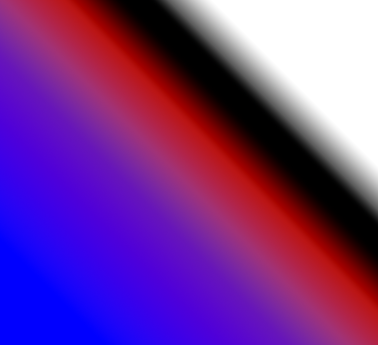
#> input picture bol.png, 378 x 345 px
$ python another.py
#> lines starting #> are read from the running program, lines starting #| are printed output that depends on the picture
#> in process_one, bgr is the input picture: shape (345, 378, 3); mean B, G, R 144.6, 52.3, 117.5
"""
gmm_cluster_view.py
───────────────────
Visualise colour clusters that are *consistent* across two images.

EDIT ONLY:
    IMG_A, IMG_B          – paths to your two images
    K                     – set to an int if you want a fixed #components
                            leave None for automatic BIC selection (3-8)
"""

import cv2
import numpy as np
import matplotlib.pyplot as plt
from matplotlib.colors import ListedColormap
from sklearn.mixture import GaussianMixture
from pathlib import Path

# ── user-editable paths & options ────────────────────────────────────────────
IMG_A = "bol.png"
IMG_B = "bol2.png"
WHITE_BALANCE = False # gray-world WB; set False if already colour-corrected
SAT_THRESH    = 5          # discard pixels whose chroma < this (Lab units)
K             = None       # None → choose k by BIC over 3-8; else int
K_BIC_RANGE   = range(3, 8)
RNG_SEED      = 0
# ─────────────────────────────────────────────────────────────────────────────

def gray_world(bgr: np.ndarray, eps: float = 1e-6) -> np.ndarray:
    gains = bgr.mean((0, 1), keepdims=True).astype(np.float32)
    gains[gains < eps] = 1.0
    return np.clip(bgr.astype(np.float32) / gains * gains.mean(), 0, 255).astype(np.uint8)

def to_lab_features(bgr: np.ndarray):
    lab = cv2.cvtColor(bgr, cv2.COLOR_BGR2LAB).astype(np.float32)
    a, b = lab[..., 1], lab[..., 2]
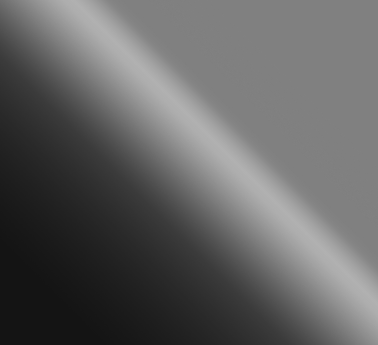
#> b: shape (345, 378) float32; min 20, max 177, mean 98.3
    feats = np.stack([a, b], -1).reshape(-1, 2)
#> feats = 130410 pairs, first value 126 to 207, second value 20 to 177
    chroma = np.linalg.norm(feats, axis=1)
    keep   = chroma > SAT_THRESH
    return feats, keep, lab.shape[:2]

def fit_gmm(feats: np.ndarray, k: int | None):
    if k is not None:
        return GaussianMixture(k, covariance_type="tied",
                               random_state=RNG_SEED).fit(feats)
    best_g, best_bic = None, np.inf
    for kk in K_BIC_RANGE:
        g = GaussianMixture(kk, covariance_type="tied",
                            random_state=RNG_SEED).fit(feats)
        bic = g.bic(feats)
        if bic < best_bic:
            best_bic, best_g = bic, g
    return best_g

def hue_sort_remap(gmm: GaussianMixture, labels_img: np.ndarray):
    """
    Sort components by Lab hue angle (red→…→blue) and remap labels accordingly.
    Returns remapped_labels and a ListedColormap with matching order.
    """
    a_mean, b_mean = gmm.means_[:, 0], gmm.means_[:, 1]
    hues = (np.degrees(np.arctan2(-b_mean, a_mean)) + 360) % 360   # 0°=red
    order = np.argsort(hues)                                       # red → blue
    new_from_old = np.zeros_like(order)
    new_from_old[order] = np.arange(len(order))
    remapped = new_from_old[labels_img]

    base = plt.get_cmap("tab20" if len(order) > 10 else "tab10")
    palette = ListedColormap(base(np.linspace(0, 1, len(order))), name="hue_sorted")
    return remapped, palette

def process_one(path: str):
    if not Path(path).is_file():
        raise FileNotFoundError(path)
    bgr = cv2.imread(path)
    if WHITE_BALANCE:
        bgr = gray_world(bgr)
    feats, keep, shape = to_lab_features(bgr)
#> shape = (345, 378)
    return bgr, feats, keep, shape

def main():
    # 1) load & convert both images ------------------------------------------------
    bgr_A, feats_A, keep_A, shp_A = process_one(IMG_A)
#> feats_A has the same summary as feats in to_lab_features; shp_A = (345, 378)
    bgr_B, feats_B, keep_B, shp_B = process_one(IMG_B)
#> call 2 of process_one, with path = 'bol2.png'
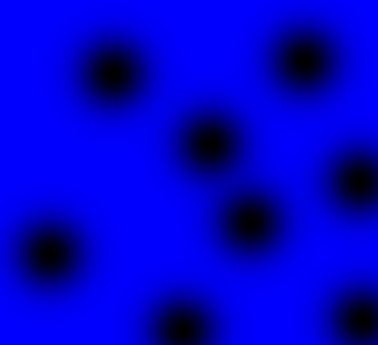
#> input picture bol2.png, 378 x 345 px
#> in process_one, bgr is the input picture: shape (345, 378, 3); mean B, G, R 203.4, 0, 0
#> in to_lab_features (call 2), `a, b = lab[..., 1], lab[..., 2]`:
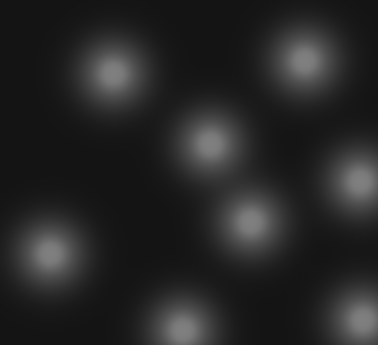
#> b: shape (345, 378) float32; min 20, max 128, mean 38.4
#> in to_lab_features (call 2), `feats = np.stack([a, b], -1).reshape(-1, 2)`: feats = 130410 pairs, first value 128 to 207, second value 20 to 128
#> feats_B has the same summary as feats in to_lab_features; shp_B = (345, 378)

    # 2) fit ONE GMM on union of colour data ---------------------------------------
    all_feats = np.vstack([feats_A[keep_A], feats_B[keep_B]])
#> all_feats = 260820 pairs, first value 126 to 207, second value 20 to 177
    gmm = fit_gmm(all_feats, K)
#> the loop in fit_gmm, `for kk in K_BIC_RANGE:` made 5 passes
#> (bic, best_bic) on passes 1 to 5: (4751770.6, 4751770.6), (4312210.9, 4312210.9), (4281645.1, 4281645.1), (4126232.9, 4126232.9), (4081728.5, 4081728.5)
#> after the loop in fit_gmm, `for kk in K_BIC_RANGE:`: best_bic = 4081728.5
    k = gmm.n_components
#> k = 7
    print(f"Fitted GMM with k = {k}")
#| Fitted GMM with k = 7

    # 3) predict cluster labels for every pixel ------------------------------------
    lab_feats_A = feats_A
#> lab_feats_A = 130410 pairs, first value 126 to 207, second value 20 to 177
    lab_feats_B = feats_B
#> lab_feats_B has the same summary as feats in to_lab_features
    labels_A = gmm.predict(lab_feats_A).reshape(shp_A)   # (H,W)
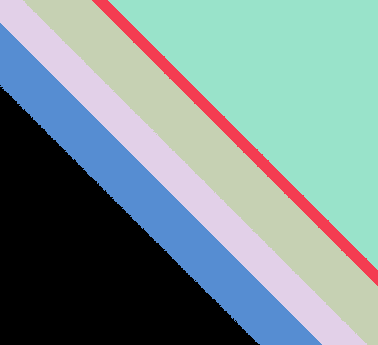
#> labels_A: shape (345, 378) int64; 6 distinct labels, from 0 to 6; one colour per label, 0 black
    labels_B = gmm.predict(lab_feats_B).reshape(shp_B)
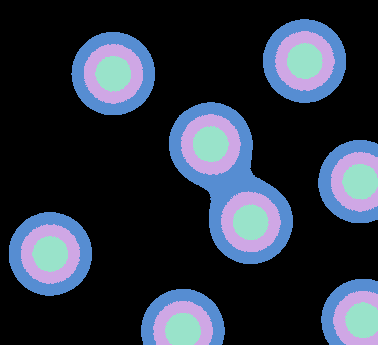
#> labels_B: shape (345, 378) int64; 4 distinct labels, from 0 to 6; one colour per label, 0 black

    # 4) remap labels so cluster 0 is reddest, last is bluest ----------------------
    labels_A_sorted, cmap = hue_sort_remap(gmm, labels_A)
#> in hue_sort_remap, `remapped = new_from_old[labels_img]`: remapped: shape (345, 378) int64; 6 distinct labels, from 0 to 6
    labels_B_sorted, _    = hue_sort_remap(gmm, labels_B)   # same cmap ref
#> in hue_sort_remap (call 2), `remapped = new_from_old[labels_img]`:
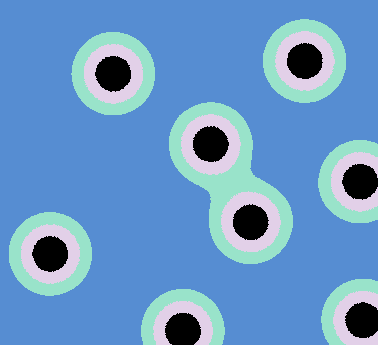
#> remapped: shape (345, 378) int64; 4 distinct labels, from 0 to 6; one colour per label, 0 black

    print(f"labels A: {labels_A_sorted}")
#> (printed output is left out)
    print(f"labels B: {labels_B_sorted}")
#> (printed output is left out)
    # 5) visual panel --------------------------------------------------------------
    fig, axes = plt.subplots(2, 2, figsize=(11, 8))
    axes[0, 0].imshow(cv2.cvtColor(bgr_A, cv2.COLOR_BGR2RGB))
    axes[0, 0].set_title("Original A"); axes[0, 0].axis("off")

    axes[0, 1].imshow(labels_A_sorted, cmap=cmap, vmin=0, vmax=k - 1)
    axes[0, 1].set_title("Clusters A (hue-sorted)"); axes[0, 1].axis("off")

    axes[1, 0].imshow(cv2.cvtColor(bgr_B, cv2.COLOR_BGR2RGB))
    axes[1, 0].set_title("Original B"); axes[1, 0].axis("off")

    axes[1, 1].imshow(labels_B_sorted, cmap=cmap, vmin=0, vmax=k - 1)
    axes[1, 1].set_title("Clusters B (hue-sorted)"); axes[1, 1].axis("off")

    plt.tight_layout()
    plt.show()
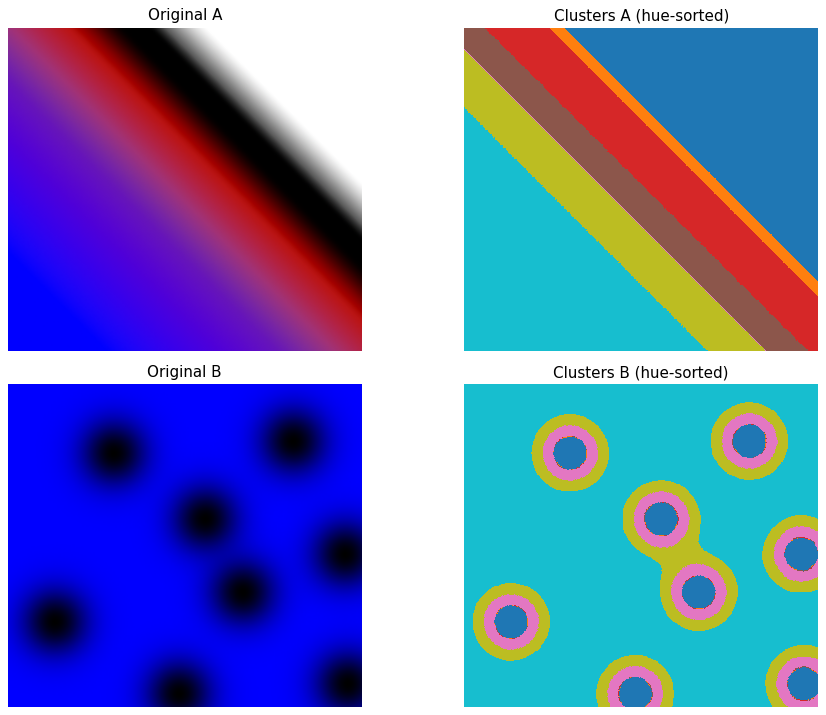
#> figure drawn by matplotlib, 4 panels

if __name__ == "__main__":
    main()
